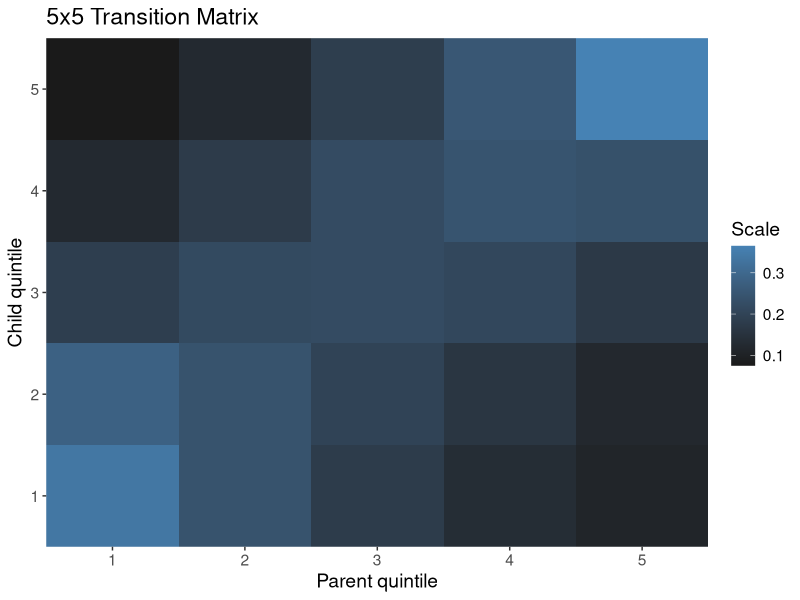
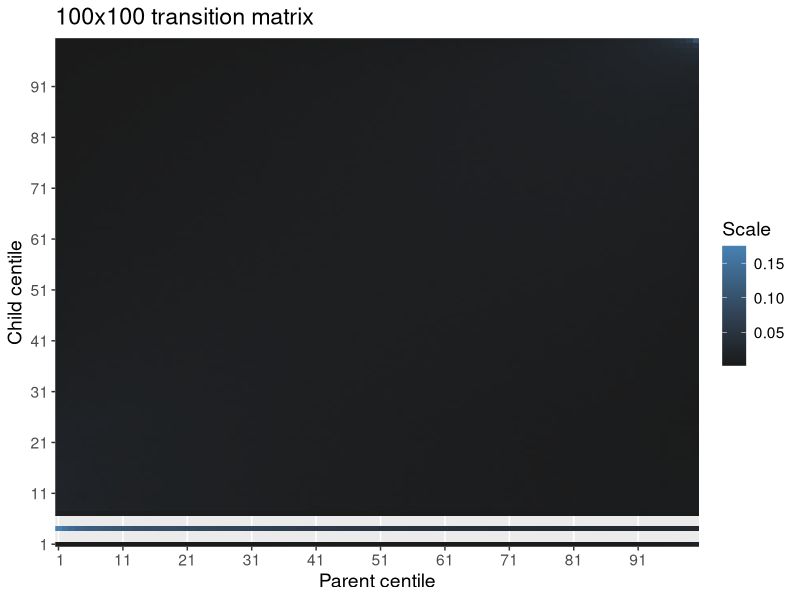
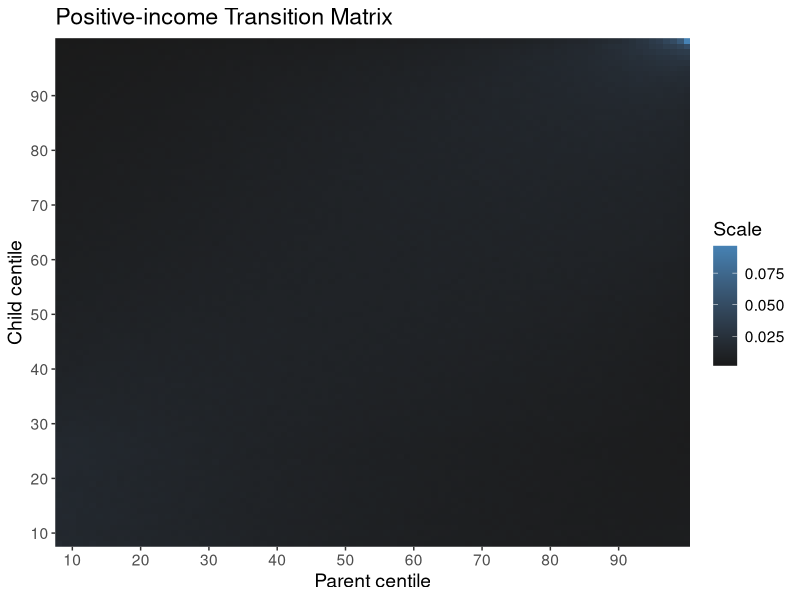
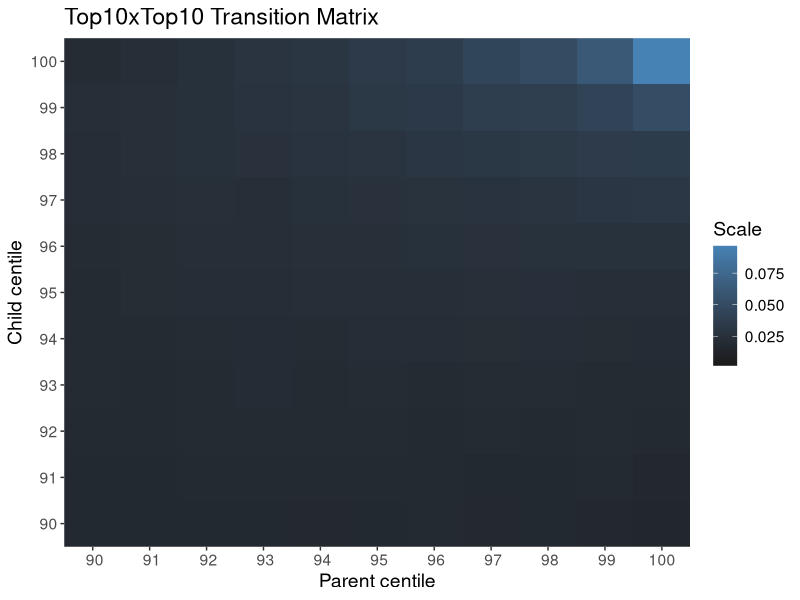
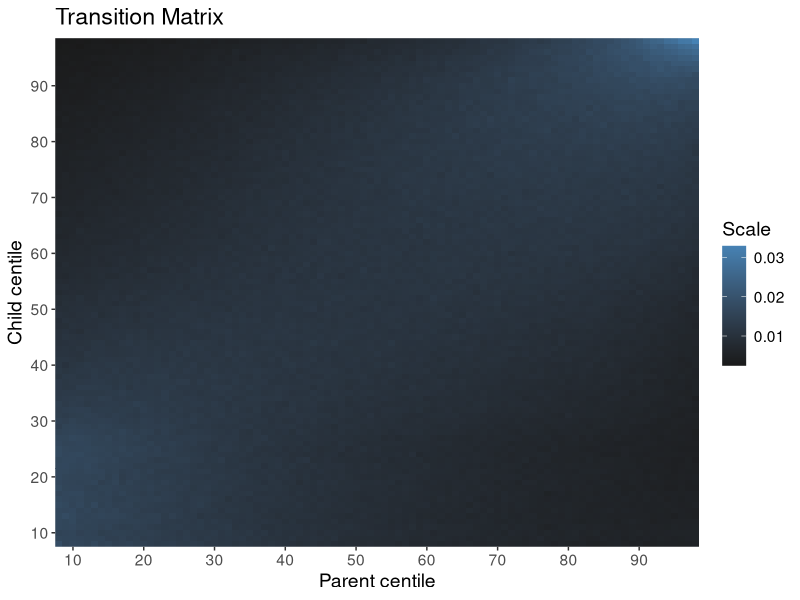
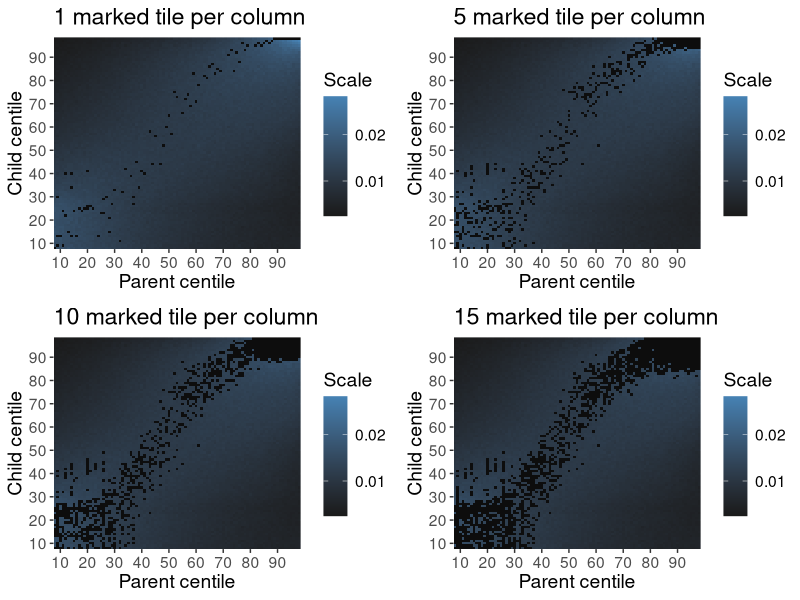

Write the R code that produced these figures, in order.
## ---- chunk 1
knitr::opts_chunk$set(echo = TRUE)
## ---- chunk 2
list.of.packages <- c("ggplot2", "ggpubr", "haven")
new.packages <- list.of.packages[!(list.of.packages %in% installed.packages()[,"Package"])]
if(length(new.packages)) install.packages(new.packages, repos = "http://cran.us.r-project.org")
lapply(list.of.packages, library, character.only = TRUE)
## ---- chunk 3
Scale <- c(.337, .242, .178, .134, .109, 
           .280, .242, .198, .160, .119,
           .184, .217, .221, .209, .170,
           .123, .176, .220, .244, .236,
           .075, .123, .183, .254, .365)
## ---- chunk 4
child_quintile <- c()
for (i in 1:5){child_quintile <- c(child_quintile, rep(i, 5))}
## ---- chunk 5
parent_quintile <- rep(seq(1, 5, 1), 5)
## ---- chunk 6
quintiles <- data.frame(child_quintile, parent_quintile, Scale)
quintiles
## ---- chunk 7
ggplot(quintiles, aes(x = parent_quintile, y = child_quintile)) +
  geom_tile(aes(fill = Scale)) +
  scale_fill_gradient(low = "grey10", high = "steelblue") +
  scale_x_discrete(name = "Parent quintile", expand = c(0, 0), 
                   limits = seq(1, 5, 1))+
  scale_y_discrete(name = "Child quintile", expand = c(0, 0), 
                   limits = seq(1, 5, 1)) +
  theme(text = element_text(size = 14)) +
  ggtitle(label = "5x5 Transition Matrix")
## ---- chunk 8
data <- read_dta("onlinedata1.dta")
data <- data.frame(data)
## ---- chunk 9
child_centile <- rep(data$kid_fam_bin, 100)
parent_centile <- rep(1, 96)
for(i in 2:100) {
  parent_centile <- c(parent_centile, rep(i, 96))
}
Scale <- data$par_frac_bin_1
for (cname in colnames(data)) {
  if (cname != "par_frac_bin_1" & cname != "kid_fam_bin") {
    Scale <- c(Scale, data[,cname])
  }
}
shaped_data <- data.frame(child_centile, parent_centile, Scale)
## ---- chunk 10
ggplot(shaped_data, aes(x = parent_centile, y = child_centile)) +
  geom_tile(aes(fill = Scale)) +
  scale_fill_gradient(low = "grey10", high = "steelblue") +
  scale_x_discrete(name = "Parent centile", expand = c(0, 0), 
                   limits = seq(1, 100, 10))+
  scale_y_discrete(name = "Child centile", expand = c(0, 0), 
                   limits = seq(1, 100, 10)) +
  theme(text = element_text(size = 14)) +
  ggtitle(label = "100x100 transition matrix")
## ---- chunk 11
positive_inc <- subset(shaped_data, child_centile > 7 & parent_centile > 7)
ggplot(positive_inc, aes(x = parent_centile, y = child_centile)) +
  geom_tile(aes(fill = Scale)) +
  scale_fill_gradient(low = "grey10", high = "steelblue") +
  scale_x_discrete(name = "Parent centile", expand = c(0, 0), 
                   limits = seq(10, 90, 10))+
  scale_y_discrete(name = "Child centile", expand = c(0, 0), 
                   limits = seq(10, 90, 10)) +
  theme(text = element_text(size = 14)) +
  ggtitle(label = "Positive-income Transition Matrix")
## ---- chunk 12
zoom <- subset(shaped_data, child_centile > 89 & parent_centile > 89)
ggplot(zoom, aes(x = parent_centile, y = child_centile)) +
  geom_tile(aes(fill = Scale)) +
  scale_fill_gradient(low = "grey10", high = "steelblue", 
                      limits = c(min(positive_inc$Scale), 
                                 max(positive_inc$Scale))) +
  scale_x_discrete(name = "Parent centile", expand = c(0, 0), 
                   limits = seq(90, 100, 1))+
  scale_y_discrete(name = "Child centile", expand = c(0, 0), 
                   limits = seq(90, 100, 1)) +
  theme(text = element_text(size = 14)) +
  ggtitle(label = "Top10xTop10 Transition Matrix")
## ---- chunk 13
trimmed_data <- subset(positive_inc, child_centile < 99 & parent_centile < 99)
ggplot(trimmed_data, aes(x = parent_centile, y = child_centile)) +
  geom_tile(aes(fill = Scale)) +
  scale_fill_gradient(low = "grey10", high = "steelblue") +
  scale_x_discrete(name = "Parent centile", expand = c(0, 0), 
                   limits = seq(10, 90, 10))+
  scale_y_discrete(name = "Child centile", expand = c(0, 0), 
                   limits = seq(10, 90, 10)) +
  theme(text = element_text(size = 14)) +
  ggtitle(label = "Transition Matrix")
## ---- chunk 14
marked_data <- trimmed_data
for (i in 8:98) {
  marked_data$Scale[match(max(marked_data$Scale[marked_data$parent_centile == i], 
                                na.rm = TRUE), marked_data$Scale)] <- NA
}
lbound <- min(marked_data$Scale, na.rm = TRUE)
ubound <- max(marked_data$Scale, na.rm = TRUE)
TR.plot2 <- function(n) {
  marked_data <- trimmed_data
  iteration <- 0
  repeat {
    for (i in 8:98) {
      marked_data$Scale[match(max(marked_data$Scale[marked_data$parent_centile == i], 
                                  na.rm = TRUE), marked_data$Scale)] <- NA
    }
    iteration = iteration + 1
    if (iteration == n){
      break
    }
  }
  ggplot(marked_data, aes(x = parent_centile, y = child_centile)) +
    geom_tile(aes(fill = Scale)) +
    scale_fill_gradient(low = "grey10", high = "steelblue", na.value = "grey5", 
                        limits = c(lbound, ubound)) +
    scale_x_discrete(name = "Parent centile", expand = c(0, 0), 
                     limits = seq(10, 90, 10))+
    scale_y_discrete(name = "Child centile", expand = c(0, 0), 
                     limits = seq(10, 90, 10)) +
    theme(text = element_text(size = 14)) +
    ggtitle(label = paste(n, "marked tile per column", sep =" "))
}

ggarrange(TR.plot2(1), TR.plot2(5), TR.plot2(10), TR.plot2(15), ncol = 2, nrow = 2)
